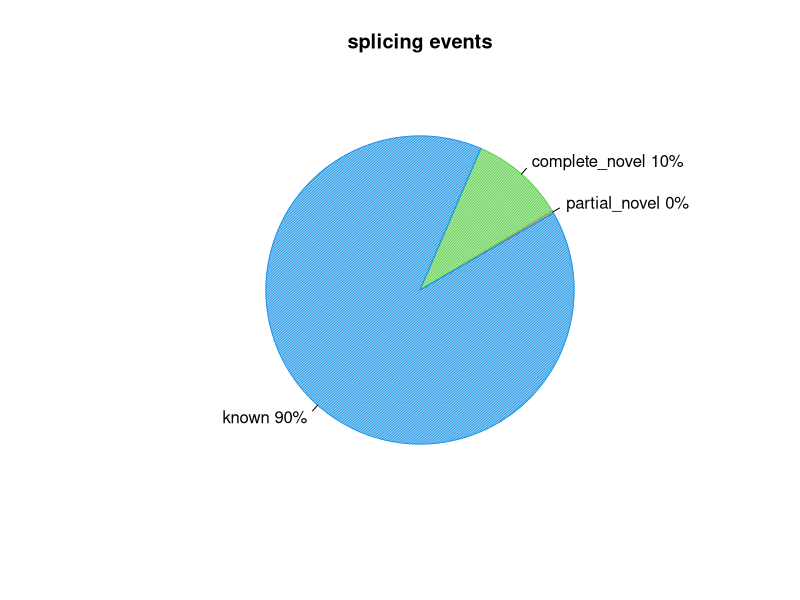
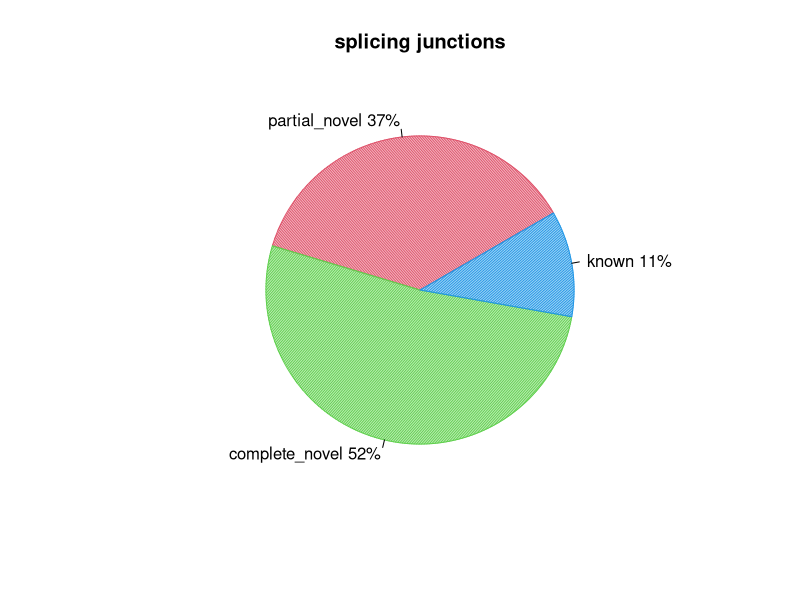

Write the R code that produced these figures, in order.
pdf("CONTROL_REP2.splice_events.pdf")
events=c(0.23960704444710673,9.96765304899964,89.79273990655325)
pie(events,col=c(2,3,4),init.angle=30,angle=c(60,120,150),density=c(70,70,70),main="splicing events",labels=c("partial_novel 0%","complete_novel 10%","known 90%"))
dev.off()
pdf("CONTROL_REP2.splice_junction.pdf")
junction=c(37.03703703703704,51.851851851851855,11.11111111111111)
pie(junction,col=c(2,3,4),init.angle=30,angle=c(60,120,150),density=c(70,70,70),main="splicing junctions",labels=c("partial_novel 37%","complete_novel 52%","known 11%"))
dev.off()
